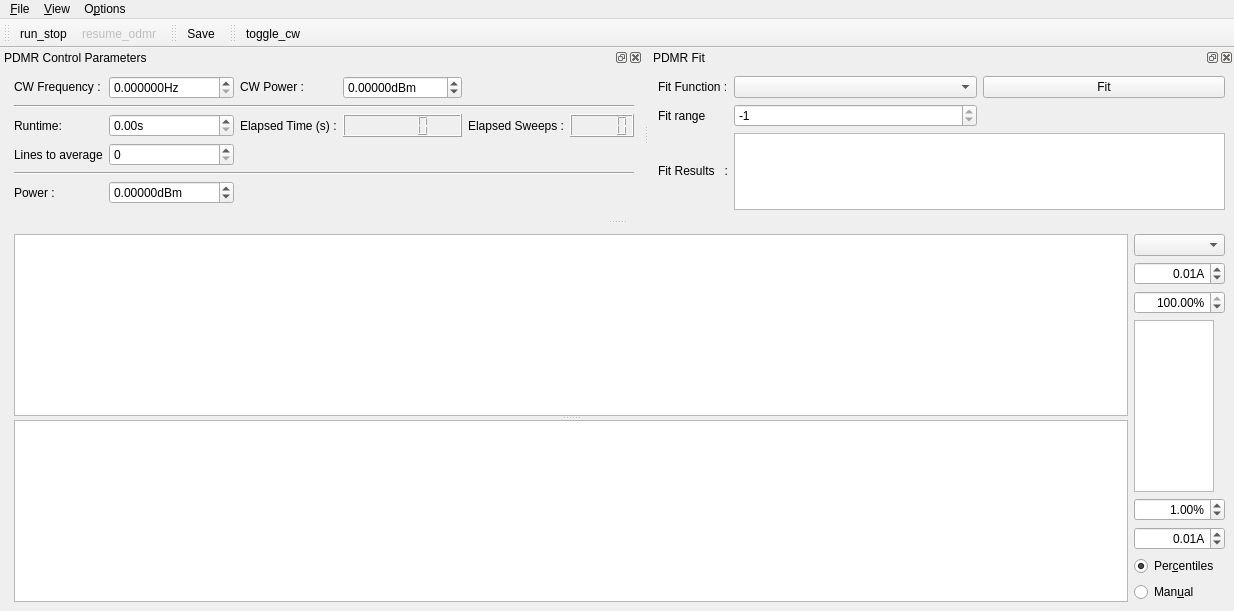
<?xml version="1.0" encoding="UTF-8"?>
<ui version="4.0">
 <class>MainWindow</class>
 <widget class="QMainWindow" name="MainWindow">
  <property name="geometry">
   <rect>
    <x>0</x>
    <y>0</y>
    <width>1234</width>
    <height>611</height>
   </rect>
  </property>
  <property name="contextMenuPolicy">
   <enum>Qt::DefaultContextMenu</enum>
  </property>
  <property name="windowTitle">
   <string>qudi: PDMR</string>
  </property>
  <widget class="QWidget" name="centralwidget">
   <layout class="QHBoxLayout" name="horizontalLayout">
    <item>
     <spacer name="horizontalSpacer">
      <property name="orientation">
       <enum>Qt::Horizontal</enum>
      </property>
      <property name="sizeHint" stdset="0">
       <size>
        <width>5</width>
        <height>20</height>
       </size>
      </property>
     </spacer>
    </item>
    <item>
     <widget class="QSplitter" name="splitter">
      <property name="sizePolicy">
       <sizepolicy hsizetype="Preferred" vsizetype="Expanding">
        <horstretch>1</horstretch>
        <verstretch>0</verstretch>
       </sizepolicy>
      </property>
      <property name="orientation">
       <enum>Qt::Vertical</enum>
      </property>
      <widget class="PlotWidget" name="pdmr_PlotWidget">
       <property name="sizePolicy">
        <sizepolicy hsizetype="Expanding" vsizetype="Expanding">
         <horstretch>1</horstretch>
         <verstretch>1</verstretch>
        </sizepolicy>
       </property>
      </widget>
      <widget class="PlotWidget" name="pdmr_matrix_PlotWidget">
       <property name="sizePolicy">
        <sizepolicy hsizetype="Expanding" vsizetype="Expanding">
         <horstretch>1</horstretch>
         <verstretch>1</verstretch>
        </sizepolicy>
       </property>
      </widget>
     </widget>
    </item>
    <item>
     <layout class="QVBoxLayout" name="verticalLayout">
      <item>
       <widget class="QComboBox" name="pdmr_channel_ComboBox"/>
      </item>
      <item>
       <widget class="ScienDSpinBox" name="pdmr_cb_max_DoubleSpinBox">
        <property name="maximumSize">
         <size>
          <width>100</width>
          <height>16777215</height>
         </size>
        </property>
        <property name="alignment">
         <set>Qt::AlignRight|Qt::AlignTrailing|Qt::AlignVCenter</set>
        </property>
        <property name="suffix">
         <string>A</string>
        </property>
        <property name="minimum">
         <double>-10.000000000000000</double>
        </property>
        <property name="maximum">
         <double>1000000000.000000000000000</double>
        </property>
        <property name="singleStep">
         <double>0.000001000000000</double>
        </property>
        <property name="value">
         <double>0.010000000000000</double>
        </property>
       </widget>
      </item>
      <item>
       <widget class="ScienDSpinBox" name="pdmr_cb_high_percentile_DoubleSpinBox">
        <property name="maximumSize">
         <size>
          <width>100</width>
          <height>16777215</height>
         </size>
        </property>
        <property name="alignment">
         <set>Qt::AlignRight|Qt::AlignTrailing|Qt::AlignVCenter</set>
        </property>
        <property name="suffix">
         <string>%</string>
        </property>
        <property name="minimum">
         <double>0.000000000000000</double>
        </property>
        <property name="maximum">
         <double>100.000000000000000</double>
        </property>
        <property name="value">
         <double>100.000000000000000</double>
        </property>
       </widget>
      </item>
      <item>
       <widget class="PlotWidget" name="pdmr_cb_PlotWidget">
        <property name="sizePolicy">
         <sizepolicy hsizetype="Expanding" vsizetype="Expanding">
          <horstretch>0</horstretch>
          <verstretch>0</verstretch>
         </sizepolicy>
        </property>
        <property name="maximumSize">
         <size>
          <width>80</width>
          <height>16777215</height>
         </size>
        </property>
       </widget>
      </item>
      <item>
       <widget class="ScienDSpinBox" name="pdmr_cb_low_percentile_DoubleSpinBox">
        <property name="maximumSize">
         <size>
          <width>100</width>
          <height>16777215</height>
         </size>
        </property>
        <property name="alignment">
         <set>Qt::AlignRight|Qt::AlignTrailing|Qt::AlignVCenter</set>
        </property>
        <property name="suffix">
         <string>%</string>
        </property>
        <property name="minimum">
         <double>0.000000000000000</double>
        </property>
        <property name="maximum">
         <double>100.000000000000000</double>
        </property>
        <property name="value">
         <double>1.000000000000000</double>
        </property>
       </widget>
      </item>
      <item>
       <widget class="ScienDSpinBox" name="pdmr_cb_min_DoubleSpinBox">
        <property name="maximumSize">
         <size>
          <width>100</width>
          <height>16777215</height>
         </size>
        </property>
        <property name="alignment">
         <set>Qt::AlignRight|Qt::AlignTrailing|Qt::AlignVCenter</set>
        </property>
        <property name="suffix">
         <string>A</string>
        </property>
        <property name="minimum">
         <double>-10.000000000000000</double>
        </property>
        <property name="maximum">
         <double>1000000000.000000000000000</double>
        </property>
        <property name="singleStep">
         <double>0.000001000000000</double>
        </property>
        <property name="value">
         <double>0.010000000000000</double>
        </property>
       </widget>
      </item>
      <item>
       <widget class="QRadioButton" name="pdmr_cb_centiles_RadioButton">
        <property name="text">
         <string>Per&amp;centiles</string>
        </property>
        <property name="checked">
         <bool>true</bool>
        </property>
        <attribute name="buttonGroup">
         <string notr="true">buttonGroup</string>
        </attribute>
       </widget>
      </item>
      <item>
       <widget class="QRadioButton" name="pdmr_cb_manual_RadioButton">
        <property name="text">
         <string>Man&amp;ual</string>
        </property>
        <attribute name="buttonGroup">
         <string notr="true">buttonGroup</string>
        </attribute>
       </widget>
      </item>
     </layout>
    </item>
   </layout>
  </widget>
  <widget class="QMenuBar" name="menubar">
   <property name="geometry">
    <rect>
     <x>0</x>
     <y>0</y>
     <width>1234</width>
     <height>26</height>
    </rect>
   </property>
   <widget class="QMenu" name="menu_File">
    <property name="title">
     <string>&amp;File</string>
    </property>
    <addaction name="action_Save"/>
    <addaction name="action_Close"/>
   </widget>
   <widget class="QMenu" name="menu_Options">
    <property name="title">
     <string>O&amp;ptions</string>
    </property>
    <addaction name="action_Settings"/>
    <addaction name="action_FitSettings"/>
   </widget>
   <widget class="QMenu" name="menu_View">
    <property name="title">
     <string>&amp;View</string>
    </property>
    <addaction name="action_RestoreDefault"/>
   </widget>
   <addaction name="menu_File"/>
   <addaction name="menu_View"/>
   <addaction name="menu_Options"/>
  </widget>
  <widget class="QToolBar" name="toolBar">
   <property name="windowTitle">
    <string>toolBar</string>
   </property>
   <attribute name="toolBarArea">
    <enum>TopToolBarArea</enum>
   </attribute>
   <attribute name="toolBarBreak">
    <bool>false</bool>
   </attribute>
   <addaction name="action_run_stop"/>
   <addaction name="action_resume_pdmr"/>
  </widget>
  <widget class="QDockWidget" name="pdmr_control_DockWidget">
   <property name="enabled">
    <bool>true</bool>
   </property>
   <property name="sizePolicy">
    <sizepolicy hsizetype="Fixed" vsizetype="Fixed">
     <horstretch>1</horstretch>
     <verstretch>0</verstretch>
    </sizepolicy>
   </property>
   <property name="baseSize">
    <size>
     <width>0</width>
     <height>20</height>
    </size>
   </property>
   <property name="toolTip">
    <string/>
   </property>
   <property name="windowTitle">
    <string>PDMR Control Parameters</string>
   </property>
   <attribute name="dockWidgetArea">
    <number>4</number>
   </attribute>
   <widget class="QWidget" name="dockWidgetContents_3">
    <property name="sizePolicy">
     <sizepolicy hsizetype="Minimum" vsizetype="Minimum">
      <horstretch>0</horstretch>
      <verstretch>0</verstretch>
     </sizepolicy>
    </property>
    <layout class="QGridLayout" name="gridLayout">
     <item row="0" column="2">
      <widget class="ScienDSpinBox" name="cw_frequency_DoubleSpinBox">
       <property name="sizePolicy">
        <sizepolicy hsizetype="Minimum" vsizetype="Fixed">
         <horstretch>0</horstretch>
         <verstretch>0</verstretch>
        </sizepolicy>
       </property>
       <property name="suffix">
        <string>Hz</string>
       </property>
       <property name="decimals">
        <number>6</number>
       </property>
       <property name="maximum">
        <double>1000000000.000000000000000</double>
       </property>
       <property name="singleStep">
        <double>0.010000000000000</double>
       </property>
      </widget>
     </item>
     <item row="0" column="1">
      <widget class="QLabel" name="label">
       <property name="sizePolicy">
        <sizepolicy hsizetype="Minimum" vsizetype="Fixed">
         <horstretch>0</horstretch>
         <verstretch>0</verstretch>
        </sizepolicy>
       </property>
       <property name="text">
        <string>CW Frequency :</string>
       </property>
      </widget>
     </item>
     <item row="0" column="3">
      <widget class="QLabel" name="label_6">
       <property name="sizePolicy">
        <sizepolicy hsizetype="Minimum" vsizetype="Fixed">
         <horstretch>0</horstretch>
         <verstretch>0</verstretch>
        </sizepolicy>
       </property>
       <property name="text">
        <string>CW Power :</string>
       </property>
      </widget>
     </item>
     <item row="2" column="4">
      <widget class="QLCDNumber" name="elapsed_time_DisplayWidget">
       <property name="sizePolicy">
        <sizepolicy hsizetype="Minimum" vsizetype="Minimum">
         <horstretch>0</horstretch>
         <verstretch>0</verstretch>
        </sizepolicy>
       </property>
      </widget>
     </item>
     <item row="2" column="6">
      <widget class="QLCDNumber" name="elapsed_sweeps_DisplayWidget"/>
     </item>
     <item row="4" column="1" colspan="6">
      <widget class="Line" name="line">
       <property name="orientation">
        <enum>Qt::Horizontal</enum>
       </property>
      </widget>
     </item>
     <item row="2" column="5">
      <widget class="QLabel" name="label_10">
       <property name="sizePolicy">
        <sizepolicy hsizetype="Minimum" vsizetype="Minimum">
         <horstretch>0</horstretch>
         <verstretch>0</verstretch>
        </sizepolicy>
       </property>
       <property name="text">
        <string>Elapsed Sweeps :</string>
       </property>
      </widget>
     </item>
     <item row="0" column="4">
      <widget class="ScienDSpinBox" name="cw_power_DoubleSpinBox">
       <property name="sizePolicy">
        <sizepolicy hsizetype="Minimum" vsizetype="Fixed">
         <horstretch>0</horstretch>
         <verstretch>0</verstretch>
        </sizepolicy>
       </property>
       <property name="suffix">
        <string>dBm</string>
       </property>
       <property name="decimals">
        <number>5</number>
       </property>
       <property name="minimum">
        <double>-1000.000000000000000</double>
       </property>
       <property name="maximum">
        <double>100.000000000000000</double>
       </property>
      </widget>
     </item>
     <item row="2" column="2">
      <widget class="QDoubleSpinBox" name="runtime_DoubleSpinBox">
       <property name="sizePolicy">
        <sizepolicy hsizetype="Minimum" vsizetype="Fixed">
         <horstretch>0</horstretch>
         <verstretch>0</verstretch>
        </sizepolicy>
       </property>
       <property name="suffix">
        <string>s</string>
       </property>
       <property name="maximum">
        <double>10000000.000000000000000</double>
       </property>
      </widget>
     </item>
     <item row="2" column="3">
      <widget class="QLabel" name="label_8">
       <property name="sizePolicy">
        <sizepolicy hsizetype="Minimum" vsizetype="Minimum">
         <horstretch>0</horstretch>
         <verstretch>0</verstretch>
        </sizepolicy>
       </property>
       <property name="text">
        <string>Elapsed Time (s) :</string>
       </property>
      </widget>
     </item>
     <item row="5" column="2">
      <widget class="ScienDSpinBox" name="sweep_power_DoubleSpinBox">
       <property name="sizePolicy">
        <sizepolicy hsizetype="Minimum" vsizetype="Fixed">
         <horstretch>0</horstretch>
         <verstretch>0</verstretch>
        </sizepolicy>
       </property>
       <property name="suffix">
        <string>dBm</string>
       </property>
       <property name="decimals">
        <number>5</number>
       </property>
       <property name="minimum">
        <double>-1000.000000000000000</double>
       </property>
       <property name="maximum">
        <double>100.000000000000000</double>
       </property>
      </widget>
     </item>
     <item row="5" column="1">
      <widget class="QLabel" name="label_2">
       <property name="sizePolicy">
        <sizepolicy hsizetype="Minimum" vsizetype="Minimum">
         <horstretch>0</horstretch>
         <verstretch>0</verstretch>
        </sizepolicy>
       </property>
       <property name="text">
        <string>Power :</string>
       </property>
      </widget>
     </item>
     <item row="2" column="1">
      <widget class="QLabel" name="label_7">
       <property name="sizePolicy">
        <sizepolicy hsizetype="Minimum" vsizetype="Minimum">
         <horstretch>0</horstretch>
         <verstretch>0</verstretch>
        </sizepolicy>
       </property>
       <property name="text">
        <string>Runtime:</string>
       </property>
      </widget>
     </item>
     <item row="0" column="0" rowspan="7">
      <spacer name="horizontalSpacer_2">
       <property name="orientation">
        <enum>Qt::Horizontal</enum>
       </property>
       <property name="sizeHint" stdset="0">
        <size>
         <width>5</width>
         <height>20</height>
        </size>
       </property>
      </spacer>
     </item>
     <item row="3" column="1">
      <widget class="QLabel" name="average_label">
       <property name="text">
        <string>Lines to average</string>
       </property>
      </widget>
     </item>
     <item row="3" column="2">
      <widget class="QSpinBox" name="average_level_SpinBox">
       <property name="minimum">
        <number>0</number>
       </property>
       <property name="maximum">
        <number>1000</number>
       </property>
       <property name="singleStep">
        <number>1</number>
       </property>
       <property name="value">
        <number>0</number>
       </property>
      </widget>
     </item>
     <item row="1" column="1" colspan="6">
      <widget class="Line" name="line_2">
       <property name="minimumSize">
        <size>
         <width>0</width>
         <height>0</height>
        </size>
       </property>
       <property name="lineWidth">
        <number>1</number>
       </property>
       <property name="midLineWidth">
        <number>0</number>
       </property>
       <property name="orientation">
        <enum>Qt::Horizontal</enum>
       </property>
      </widget>
     </item>
    </layout>
   </widget>
  </widget>
  <widget class="QDockWidget" name="pdmr_fit_DockWidget">
   <property name="sizePolicy">
    <sizepolicy hsizetype="Minimum" vsizetype="Minimum">
     <horstretch>0</horstretch>
     <verstretch>0</verstretch>
    </sizepolicy>
   </property>
   <property name="baseSize">
    <size>
     <width>0</width>
     <height>20</height>
    </size>
   </property>
   <property name="windowTitle">
    <string>PDMR Fit</string>
   </property>
   <attribute name="dockWidgetArea">
    <number>4</number>
   </attribute>
   <widget class="QWidget" name="dockWidgetContents_5">
    <property name="sizePolicy">
     <sizepolicy hsizetype="Minimum" vsizetype="Minimum">
      <horstretch>0</horstretch>
      <verstretch>0</verstretch>
     </sizepolicy>
    </property>
    <layout class="QGridLayout" name="gridLayout_2">
     <item row="0" column="2">
      <widget class="QPushButton" name="do_fit_PushButton">
       <property name="sizePolicy">
        <sizepolicy hsizetype="Minimum" vsizetype="Fixed">
         <horstretch>0</horstretch>
         <verstretch>0</verstretch>
        </sizepolicy>
       </property>
       <property name="text">
        <string>Fit</string>
       </property>
      </widget>
     </item>
     <item row="0" column="1">
      <widget class="FitSettingsComboBox" name="fit_methods_ComboBox">
       <property name="sizePolicy">
        <sizepolicy hsizetype="Minimum" vsizetype="Fixed">
         <horstretch>0</horstretch>
         <verstretch>0</verstretch>
        </sizepolicy>
       </property>
      </widget>
     </item>
     <item row="2" column="1" colspan="2">
      <widget class="QTextBrowser" name="pdmr_fit_results_DisplayWidget">
       <property name="sizePolicy">
        <sizepolicy hsizetype="Ignored" vsizetype="Expanding">
         <horstretch>0</horstretch>
         <verstretch>0</verstretch>
        </sizepolicy>
       </property>
       <property name="baseSize">
        <size>
         <width>0</width>
         <height>1</height>
        </size>
       </property>
       <property name="sizeAdjustPolicy">
        <enum>QAbstractScrollArea::AdjustToContents</enum>
       </property>
       <property name="tabChangesFocus">
        <bool>true</bool>
       </property>
      </widget>
     </item>
     <item row="0" column="0">
      <widget class="QLabel" name="label_9">
       <property name="sizePolicy">
        <sizepolicy hsizetype="Fixed" vsizetype="Minimum">
         <horstretch>0</horstretch>
         <verstretch>0</verstretch>
        </sizepolicy>
       </property>
       <property name="text">
        <string>Fit Function :</string>
       </property>
      </widget>
     </item>
     <item row="2" column="0">
      <widget class="QLabel" name="label_12">
       <property name="sizePolicy">
        <sizepolicy hsizetype="Fixed" vsizetype="Fixed">
         <horstretch>0</horstretch>
         <verstretch>0</verstretch>
        </sizepolicy>
       </property>
       <property name="text">
        <string>Fit Results   :</string>
       </property>
      </widget>
     </item>
     <item row="1" column="1">
      <widget class="QSpinBox" name="fit_range_SpinBox">
       <property name="maximum">
        <number>-1</number>
       </property>
      </widget>
     </item>
     <item row="1" column="0">
      <widget class="QLabel" name="fit_range_Label">
       <property name="text">
        <string>Fit range</string>
       </property>
      </widget>
     </item>
    </layout>
   </widget>
  </widget>
  <widget class="QToolBar" name="save_ToolBar">
   <property name="windowTitle">
    <string>toolBar_2</string>
   </property>
   <attribute name="toolBarArea">
    <enum>TopToolBarArea</enum>
   </attribute>
   <attribute name="toolBarBreak">
    <bool>false</bool>
   </attribute>
   <addaction name="action_Save"/>
  </widget>
  <widget class="QToolBar" name="cw_ToolBar">
   <property name="windowTitle">
    <string>toolBar_2</string>
   </property>
   <attribute name="toolBarArea">
    <enum>TopToolBarArea</enum>
   </attribute>
   <attribute name="toolBarBreak">
    <bool>false</bool>
   </attribute>
   <addaction name="action_toggle_cw"/>
  </widget>
  <action name="action_Settings">
   <property name="icon">
    <iconset>
     <normaloff>../../artwork/icons/oxygen/22x22/configure.png</normaloff>../../artwork/icons/oxygen/22x22/configure.png</iconset>
   </property>
   <property name="text">
    <string>&amp;Settings</string>
   </property>
  </action>
  <action name="action_Save">
   <property name="icon">
    <iconset>
     <normaloff>../../artwork/icons/oxygen/22x22/document-save.png</normaloff>../../artwork/icons/oxygen/22x22/document-save.png</iconset>
   </property>
   <property name="text">
    <string>&amp;Save</string>
   </property>
   <property name="toolTip">
    <string>Save odmr data</string>
   </property>
  </action>
  <action name="action_Close">
   <property name="icon">
    <iconset>
     <normaloff>../../artwork/icons/oxygen/22x22/application-exit.png</normaloff>../../artwork/icons/oxygen/22x22/application-exit.png</iconset>
   </property>
   <property name="text">
    <string>&amp;Close</string>
   </property>
  </action>
  <action name="action_run_stop">
   <property name="checkable">
    <bool>true</bool>
   </property>
   <property name="icon">
    <iconset>
     <normaloff>../../artwork/icons/qudiTheme/22x22/start-counter.png</normaloff>
     <activeon>../../artwork/icons/qudiTheme/22x22/stop-counter.png</activeon>../../artwork/icons/qudiTheme/22x22/start-counter.png</iconset>
   </property>
   <property name="text">
    <string>run_stop</string>
   </property>
  </action>
  <action name="action_resume_pdmr">
   <property name="checkable">
    <bool>true</bool>
   </property>
   <property name="enabled">
    <bool>false</bool>
   </property>
   <property name="icon">
    <iconset>
     <normaloff>../../artwork/icons/qudiTheme/22x22/restart-counter.png</normaloff>
     <activeon>../../artwork/icons/qudiTheme/22x22/stop-counter.png</activeon>../../artwork/icons/qudiTheme/22x22/restart-counter.png</iconset>
   </property>
   <property name="text">
    <string>resume_odmr</string>
   </property>
   <property name="toolTip">
    <string>resume odmr measurement</string>
   </property>
  </action>
  <action name="action_RestoreDefault">
   <property name="text">
    <string>Restore &amp;default</string>
   </property>
  </action>
  <action name="action_FitSettings">
   <property name="text">
    <string>Fit settings</string>
   </property>
  </action>
  <action name="action_toggle_cw">
   <property name="checkable">
    <bool>true</bool>
   </property>
   <property name="icon">
    <iconset>
     <normaloff>../../artwork/icons/oxygen/22x22/media-playback-start.png</normaloff>
     <normalon>../../artwork/icons/oxygen/22x22/media-playback-stop.png</normalon>
     <activeon>../../artwork/icons/oxygen/22x22/media-playback-stop.png</activeon>../../artwork/icons/oxygen/22x22/media-playback-start.png</iconset>
   </property>
   <property name="text">
    <string>toggle_cw</string>
   </property>
   <property name="toolTip">
    <string>toggle microwave CW output</string>
   </property>
  </action>
 </widget>
 <customwidgets>
  <customwidget>
   <class>PlotWidget</class>
   <extends>QGraphicsView</extends>
   <header>pyqtgraph</header>
  </customwidget>
  <customwidget>
   <class>ScienDSpinBox</class>
   <extends>QDoubleSpinBox</extends>
   <header>qtwidgets.scientific_spinbox.h</header>
  </customwidget>
  <customwidget>
   <class>FitSettingsComboBox</class>
   <extends>QComboBox</extends>
   <header>gui/fitsettings</header>
  </customwidget>
 </customwidgets>
 <tabstops>
  <tabstop>pdmr_cb_max_DoubleSpinBox</tabstop>
  <tabstop>pdmr_cb_high_percentile_DoubleSpinBox</tabstop>
  <tabstop>pdmr_cb_PlotWidget</tabstop>
  <tabstop>pdmr_cb_low_percentile_DoubleSpinBox</tabstop>
  <tabstop>pdmr_cb_min_DoubleSpinBox</tabstop>
  <tabstop>pdmr_cb_centiles_RadioButton</tabstop>
  <tabstop>pdmr_cb_manual_RadioButton</tabstop>
  <tabstop>pdmr_PlotWidget</tabstop>
  <tabstop>pdmr_matrix_PlotWidget</tabstop>
 </tabstops>
 <resources/>
 <connections>
  <connection>
   <sender>action_Close</sender>
   <signal>triggered()</signal>
   <receiver>MainWindow</receiver>
   <slot>close()</slot>
   <hints>
    <hint type="sourcelabel">
     <x>-1</x>
     <y>-1</y>
    </hint>
    <hint type="destinationlabel">
     <x>531</x>
     <y>347</y>
    </hint>
   </hints>
  </connection>
 </connections>
 <buttongroups>
  <buttongroup name="buttonGroup"/>
 </buttongroups>
</ui>
